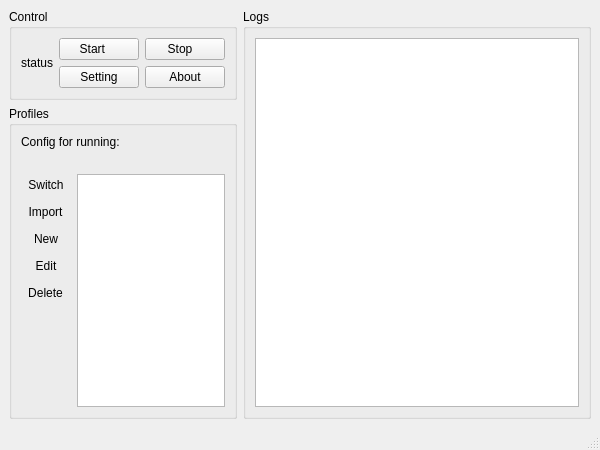
<?xml version="1.0" encoding="UTF-8"?>
<ui version="4.0">
 <class>MainWindow</class>
 <widget class="QMainWindow" name="MainWindow">
  <property name="geometry">
   <rect>
    <x>0</x>
    <y>0</y>
    <width>600</width>
    <height>450</height>
   </rect>
  </property>
  <property name="sizePolicy">
   <sizepolicy hsizetype="Preferred" vsizetype="Preferred">
    <horstretch>0</horstretch>
    <verstretch>0</verstretch>
   </sizepolicy>
  </property>
  <property name="minimumSize">
   <size>
    <width>0</width>
    <height>0</height>
   </size>
  </property>
  <property name="font">
   <font>
    <pointsize>9</pointsize>
   </font>
  </property>
  <property name="windowTitle">
   <string>qsing-box</string>
  </property>
  <widget class="QWidget" name="centralwidget">
   <layout class="QHBoxLayout" name="horizontalLayout_2" stretch="1,2">
    <item>
     <layout class="QVBoxLayout" name="verticalLayout_3">
      <item>
       <widget class="QGroupBox" name="groupBox_2">
        <property name="title">
         <string>Control</string>
        </property>
        <property name="flat">
         <bool>false</bool>
        </property>
        <layout class="QVBoxLayout" name="verticalLayout_4">
         <item>
          <layout class="QHBoxLayout" name="horizontalLayout_3">
           <item>
            <widget class="QLabel" name="statusLabel">
             <property name="text">
              <string>status</string>
             </property>
            </widget>
           </item>
           <item>
            <layout class="QGridLayout" name="gridLayout">
             <item row="0" column="0">
              <widget class="QPushButton" name="startButton">
               <property name="sizePolicy">
                <sizepolicy hsizetype="Minimum" vsizetype="Fixed">
                 <horstretch>0</horstretch>
                 <verstretch>0</verstretch>
                </sizepolicy>
               </property>
               <property name="font">
                <font>
                 <pointsize>9</pointsize>
                 <underline>false</underline>
                 <kerning>true</kerning>
                </font>
               </property>
               <property name="autoFillBackground">
                <bool>false</bool>
               </property>
               <property name="text">
                <string>Start    </string>
               </property>
               <property name="icon">
                <iconset resource="../build/Desktop_Qt_6_7_0_MSVC2019_64bit-Debug/.rcc/res.qrc">
                 <normaloff>:/images/start.png</normaloff>:/images/start.png</iconset>
               </property>
               <property name="iconSize">
                <size>
                 <width>16</width>
                 <height>16</height>
                </size>
               </property>
               <property name="autoRepeat">
                <bool>false</bool>
               </property>
               <property name="autoExclusive">
                <bool>false</bool>
               </property>
               <property name="autoDefault">
                <bool>false</bool>
               </property>
               <property name="default">
                <bool>false</bool>
               </property>
               <property name="flat">
                <bool>false</bool>
               </property>
              </widget>
             </item>
             <item row="0" column="1">
              <widget class="QPushButton" name="stopButton">
               <property name="text">
                <string>Stop   </string>
               </property>
               <property name="icon">
                <iconset resource="../build/Desktop_Qt_6_7_0_MSVC2019_64bit-Debug/.rcc/res.qrc">
                 <normaloff>:/images/stop.png</normaloff>:/images/stop.png</iconset>
               </property>
               <property name="iconSize">
                <size>
                 <width>16</width>
                 <height>16</height>
                </size>
               </property>
               <property name="flat">
                <bool>false</bool>
               </property>
              </widget>
             </item>
             <item row="1" column="0">
              <widget class="QPushButton" name="settingsButton">
               <property name="text">
                <string>Setting</string>
               </property>
               <property name="icon">
                <iconset resource="../build/Desktop_Qt_6_7_0_MSVC2019_64bit-Debug/.rcc/res.qrc">
                 <normaloff>:/images/setting.png</normaloff>:/images/setting.png</iconset>
               </property>
               <property name="iconSize">
                <size>
                 <width>16</width>
                 <height>16</height>
                </size>
               </property>
              </widget>
             </item>
             <item row="1" column="1">
              <widget class="QPushButton" name="aboutButton">
               <property name="text">
                <string>About</string>
               </property>
               <property name="icon">
                <iconset resource="../build/Desktop_Qt_6_7_0_MSVC2019_64bit-Debug/.rcc/res.qrc">
                 <normaloff>:/images/about.png</normaloff>:/images/about.png</iconset>
               </property>
               <property name="iconSize">
                <size>
                 <width>16</width>
                 <height>16</height>
                </size>
               </property>
              </widget>
             </item>
            </layout>
           </item>
          </layout>
         </item>
        </layout>
       </widget>
      </item>
      <item>
       <widget class="QGroupBox" name="groupBox_3">
        <property name="sizePolicy">
         <sizepolicy hsizetype="Preferred" vsizetype="Preferred">
          <horstretch>0</horstretch>
          <verstretch>0</verstretch>
         </sizepolicy>
        </property>
        <property name="title">
         <string>Profiles</string>
        </property>
        <layout class="QVBoxLayout" name="verticalLayout_5">
         <item>
          <widget class="QLabel" name="configLabel">
           <property name="font">
            <font>
             <pointsize>9</pointsize>
             <bold>false</bold>
            </font>
           </property>
           <property name="text">
            <string>Config for running:</string>
           </property>
          </widget>
         </item>
         <item>
          <widget class="QLabel" name="configNameLabel">
           <property name="font">
            <font>
             <pointsize>8</pointsize>
             <italic>true</italic>
            </font>
           </property>
           <property name="text">
            <string>&lt;Empty config&gt;</string>
           </property>
          </widget>
         </item>
         <item>
          <layout class="QHBoxLayout" name="horizontalLayout">
           <item>
            <layout class="QVBoxLayout" name="verticalLayout">
             <item>
              <widget class="QToolButton" name="switchButton">
               <property name="text">
                <string>Switch</string>
               </property>
               <property name="icon">
                <iconset resource="../build/Desktop_Qt_6_7_0_MSVC2019_64bit-Debug/.rcc/res.qrc">
                 <normaloff>:/images/switch.png</normaloff>:/images/switch.png</iconset>
               </property>
               <property name="iconSize">
                <size>
                 <width>16</width>
                 <height>16</height>
                </size>
               </property>
               <property name="toolButtonStyle">
                <enum>Qt::ToolButtonTextUnderIcon</enum>
               </property>
               <property name="autoRaise">
                <bool>true</bool>
               </property>
              </widget>
             </item>
             <item>
              <widget class="QToolButton" name="importButton">
               <property name="text">
                <string>Import</string>
               </property>
               <property name="icon">
                <iconset resource="../build/Desktop_Qt_6_7_0_MSVC2019_64bit-Debug/.rcc/res.qrc">
                 <normaloff>:/images/import.png</normaloff>:/images/import.png</iconset>
               </property>
               <property name="iconSize">
                <size>
                 <width>15</width>
                 <height>16</height>
                </size>
               </property>
               <property name="toolButtonStyle">
                <enum>Qt::ToolButtonTextUnderIcon</enum>
               </property>
               <property name="autoRaise">
                <bool>true</bool>
               </property>
              </widget>
             </item>
             <item>
              <widget class="QToolButton" name="addButton">
               <property name="sizePolicy">
                <sizepolicy hsizetype="Preferred" vsizetype="Fixed">
                 <horstretch>0</horstretch>
                 <verstretch>0</verstretch>
                </sizepolicy>
               </property>
               <property name="text">
                <string>New</string>
               </property>
               <property name="icon">
                <iconset resource="../build/Desktop_Qt_6_7_0_MSVC2019_64bit-Debug/.rcc/res.qrc">
                 <normaloff>:/images/add-new.png</normaloff>:/images/add-new.png</iconset>
               </property>
               <property name="iconSize">
                <size>
                 <width>16</width>
                 <height>16</height>
                </size>
               </property>
               <property name="toolButtonStyle">
                <enum>Qt::ToolButtonTextUnderIcon</enum>
               </property>
               <property name="autoRaise">
                <bool>true</bool>
               </property>
              </widget>
             </item>
             <item>
              <widget class="QToolButton" name="editButton">
               <property name="sizePolicy">
                <sizepolicy hsizetype="Preferred" vsizetype="Fixed">
                 <horstretch>0</horstretch>
                 <verstretch>0</verstretch>
                </sizepolicy>
               </property>
               <property name="text">
                <string>Edit</string>
               </property>
               <property name="icon">
                <iconset resource="../build/Desktop_Qt_6_7_0_MSVC2019_64bit-Debug/.rcc/res.qrc">
                 <normaloff>:/images/edit.png</normaloff>:/images/edit.png</iconset>
               </property>
               <property name="iconSize">
                <size>
                 <width>16</width>
                 <height>16</height>
                </size>
               </property>
               <property name="toolButtonStyle">
                <enum>Qt::ToolButtonTextUnderIcon</enum>
               </property>
               <property name="autoRaise">
                <bool>true</bool>
               </property>
              </widget>
             </item>
             <item>
              <widget class="QToolButton" name="deleteButton">
               <property name="text">
                <string>Delete</string>
               </property>
               <property name="icon">
                <iconset resource="../build/Desktop_Qt_6_7_0_MSVC2019_64bit-Debug/.rcc/res.qrc">
                 <normaloff>:/images/delete.png</normaloff>:/images/delete.png</iconset>
               </property>
               <property name="iconSize">
                <size>
                 <width>16</width>
                 <height>16</height>
                </size>
               </property>
               <property name="toolButtonStyle">
                <enum>Qt::ToolButtonTextUnderIcon</enum>
               </property>
               <property name="autoRaise">
                <bool>true</bool>
               </property>
              </widget>
             </item>
             <item>
              <spacer name="verticalSpacer">
               <property name="orientation">
                <enum>Qt::Vertical</enum>
               </property>
               <property name="sizeHint" stdset="0">
                <size>
                 <width>20</width>
                 <height>40</height>
                </size>
               </property>
              </spacer>
             </item>
            </layout>
           </item>
           <item>
            <widget class="QListWidget" name="configListWidget"/>
           </item>
          </layout>
         </item>
        </layout>
       </widget>
      </item>
     </layout>
    </item>
    <item>
     <widget class="QGroupBox" name="groupBox">
      <property name="sizePolicy">
       <sizepolicy hsizetype="Preferred" vsizetype="Preferred">
        <horstretch>0</horstretch>
        <verstretch>0</verstretch>
       </sizepolicy>
      </property>
      <property name="title">
       <string>Logs</string>
      </property>
      <layout class="QVBoxLayout" name="verticalLayout_2" stretch="0">
       <item>
        <widget class="QPlainTextEdit" name="outputEdit">
         <property name="readOnly">
          <bool>false</bool>
         </property>
        </widget>
       </item>
      </layout>
     </widget>
    </item>
   </layout>
  </widget>
  <widget class="QStatusBar" name="statusbar"/>
  <action name="newAction">
   <property name="text">
    <string>New</string>
   </property>
   <property name="toolTip">
    <string>Add new config file</string>
   </property>
   <property name="menuRole">
    <enum>QAction::NoRole</enum>
   </property>
   <property name="iconVisibleInMenu">
    <bool>true</bool>
   </property>
  </action>
 </widget>
 <resources>
  <include location="../build/Desktop_Qt_6_7_0_MSVC2019_64bit-Debug/.rcc/res.qrc"/>
 </resources>
 <connections/>
</ui>
